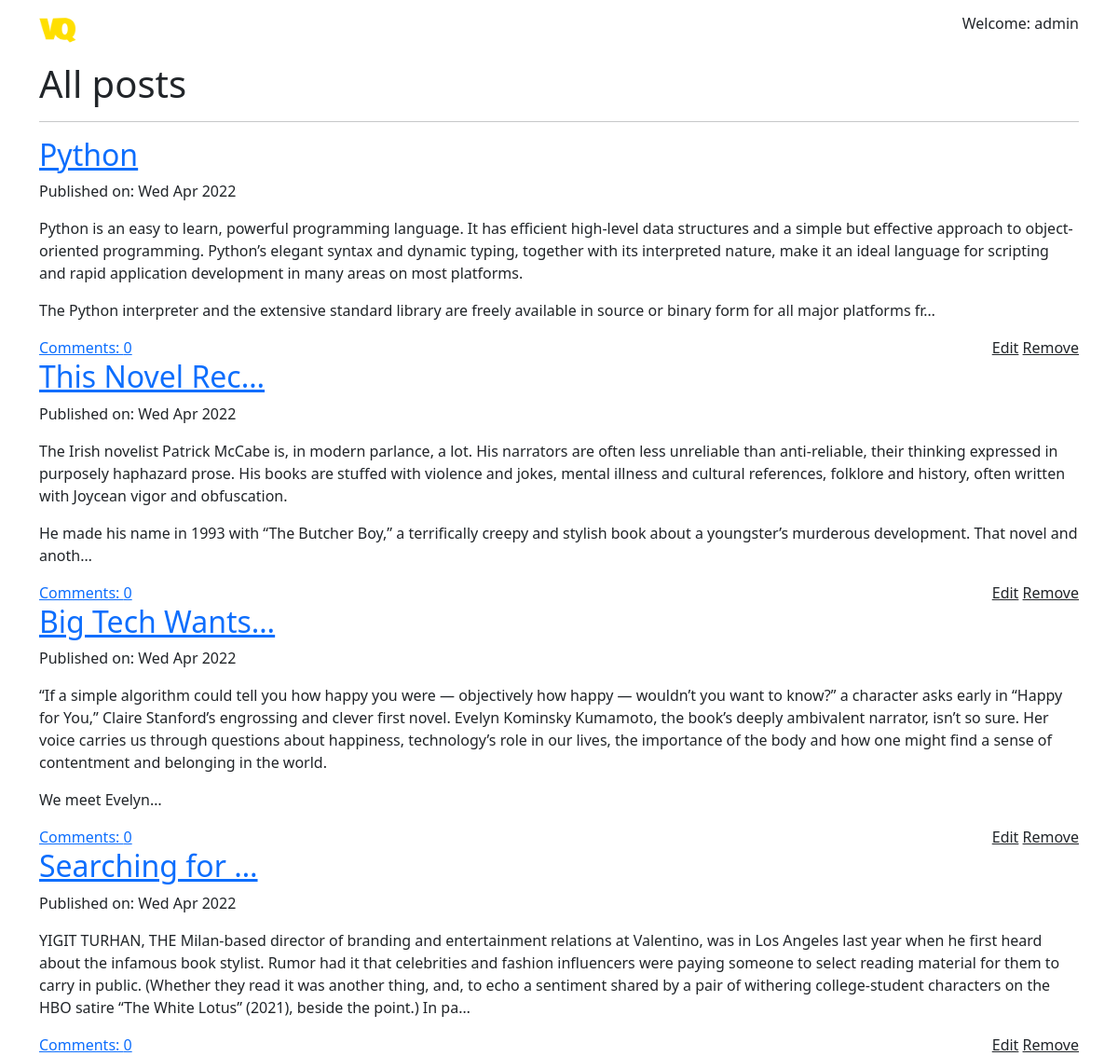
Page /drafts/ (signed in) on the committed database.
### blog/models.py (models this page shows, shortened)
class Post(models.Model):
    author = models.ForeignKey('auth.User', on_delete=models.CASCADE)
    title = models.CharField(max_length=200)
    text = models.TextField()
    create_date = models.DateTimeField(default=timezone.now)
    published_date = models.DateTimeField(blank=True, null=True)
    def approve_comments(self):
        return self.comments.filter(approved_comment=True)

### blog/views.py (the view, shortened to what this page needs)
# urls.py: path('drafts/', DraftListView.as_view(), name='post_draft_list'),
class DraftListView(LoginRequiredMixin, ListView):
    login_url = '/login/'
    redirect_field_name = 'blog/post_draft_list.html'
    model = Post

### blog/templates/blog/post_list.html (shortened to what this page needs)
{% extends 'blog/base.html' %}
{% block content %}
    <h1>All posts</h1>
    <hr>
    <div class="d-flex flex-wrap justify-content-around">
        {% for post in post_list %}
                <div class="block block_theme post_preview">
                    <div class="d-flex flex-column justify-content-between">
                        <h2><a href="{% url 'post_detail' pk=post.pk %}" class="post_preview-link">{{ post.title|truncatechars:15 }}</a></h2>
                        <div class="post_date d-flex">
                            <p class="my-auto publish">Published on: {{ post.published_date|date:'D M Y' }}</p>
                        </div>
                        <p class="post_content">{{ post.text|safe|linebreaksbr|truncatechars:500 }}</p>
                    </div>
                    <div class="d-flex justify-content-between">
                        <a href="{% url 'post_detail' pk=post.pk %}">Comments: {{ post.approve_comments.count }}</a>
                        {% if user.is_authenticated %}
                            <div>
                                <a href="{% url 'post_edit' pk=post.pk %}" class="link-dark">Edit</a>
                                <a href="{% url 'post_remove' pk=post.pk %}" class="link-dark">Remove</a>
                            </div>
                        {% endif %}
                    </div>
                </div>
        {% endfor %}
    </div>
{% endblock %}

### blog/templates/blog/base.html (shortened to what this page needs)
<!DOCTYPE HTML>
{% load sass_tags %}
{% load static %}
<html lang="en">
<head>
    <link href="https://cdn.jsdelivr.net/npm/bootstrap@5.0.2/dist/css/bootstrap.min.css"
          rel="stylesheet"
>
    <link rel="stylesheet" href="//cdn.jsdelivr.net/npm/medium-editor@latest/dist/css/medium-editor.min.css"
          type="text/css"
          media="screen"
          charset="utf-8">
    <link rel="stylesheet" href="{% sass_src 'css/blog.scss' %}" type="text/css">
</head>
<body>
<nav class="navbar navbar-expand-lg navbar-dark">
  <div class="container">
    <a class="navbar-brand" href="{% url 'post_list' %}">
      <img src='{% static 'images/logo.PNG' %}' alt="" width="40" height="40">
    </a>
    <div class="collapse navbar-collapse" id="navbarSupportedContent">
        <ul class="navbar-nav me-auto mb-2 mb-lg-0">
            <li class="nav-item">
                <a class="nav-link" href="{% url 'about' %}">About</a>
            </li>
            <li class="nav-item">
                <a class="nav-link" href="https://codepen.io/">Codepen</a>
            </li>
            <li class="nav-item">
                <a class="nav-link" href="https://getbootstrap.com/docs/5.0/getting-started/introduction/">Bootstrap</a>
            </li>
            <li class="nav-item">
                <a class="nav-link" href="https://www.youtube.com">Youtube</a>
            </li>
        </ul>
        <ul class="navbar-nav mb-2 mb-lg-0">
            {% if user.is_authenticated %}
                <li class="nav-item">
                    <a class="nav-link" href="{% url 'post_new' %}">New Post</a>
                </li>
                <li class="nav-item">
                    <a class="nav-link" href="{% url 'post_draft_list' %}">Drafts</a>
                </li>
                <li class="nav-item">
                    <a class="nav-link" href="{% url 'logout' %}">Log Out</a>
                </li>
                <li class="nav-item">
                    <a>Welcome: {{ user.username }}</a>
                </li>
            {% else %}
                <li class="nav-item">
                    <a class="nav-link" href="{% url 'login' %}">Log In</a>
                </li>
            {% endif %}
        </ul>
    </div>
  </div>
</nav>
<div class="content container">
    <div class="row">
        <div class="col">
            <div class="blog-posts">
                {% block content %}{% endblock %}
            </div>
        </div>
    </div>
</div>
</body>
</html>

### rows in the picture
Post: title "Python", published_date "Wed Apr 2022", text "Python is an easy to learn, powerful programming language. It has efficient high-level data structures and a simple but effective approach to object-oriented programming. Python’s elegant syntax and dynamic typing, together with its interpreted nature, make it an ideal language for scripting and rapid application development in many areas on most platforms. The Python interpreter and the extensive standard library are freely available in source or binary form for all major platforms fr…", approve_comments.count "0"
Post: title "This Novel Rec…", published_date "Wed Apr 2022", text "The Irish novelist Patrick McCabe is, in modern parlance, a lot. His narrators are often less unreliable than anti-reliable, their thinking expressed in purposely haphazard prose. His books are stuffed with violence and jokes, mental illness and cultural references, folklore and history, often written with Joycean vigor and obfuscation. He made his name in 1993 with “The Butcher Boy,” a terrifically creepy and stylish book about a youngster’s murderous development. That novel and anoth…", approve_comments.count "0"
Post: title "Big Tech Wants…", published_date "Wed Apr 2022", text "“If a simple algorithm could tell you how happy you were — objectively how happy — wouldn’t you want to know?” a character asks early in “Happy for You,” Claire Stanford’s engrossing and clever first novel. Evelyn Kominsky Kumamoto, the book’s deeply ambivalent narrator, isn’t so sure. Her voice carries us through questions about happiness, technology’s role in our lives, the importance of the body and how one might find a sense of contentment and belonging in the world. We meet Evelyn…", approve_comments.count "0"
Post: title "Searching for …", published_date "Wed Apr 2022", text "YIGIT TURHAN, THE Milan-based director of branding and entertainment relations at Valentino, was in Los Angeles last year when he first heard about the infamous book stylist. Rumor had it that celebrities and fashion influencers were paying someone to select reading material for them to carry in public. (Whether they read it was another thing, and, to echo a sentiment shared by a pair of withering college-student characters on the HBO satire “The White Lotus” (2021), beside the point.) In pa…", approve_comments.count "0"

### other values in the picture
{{ user.username }} "admin"
